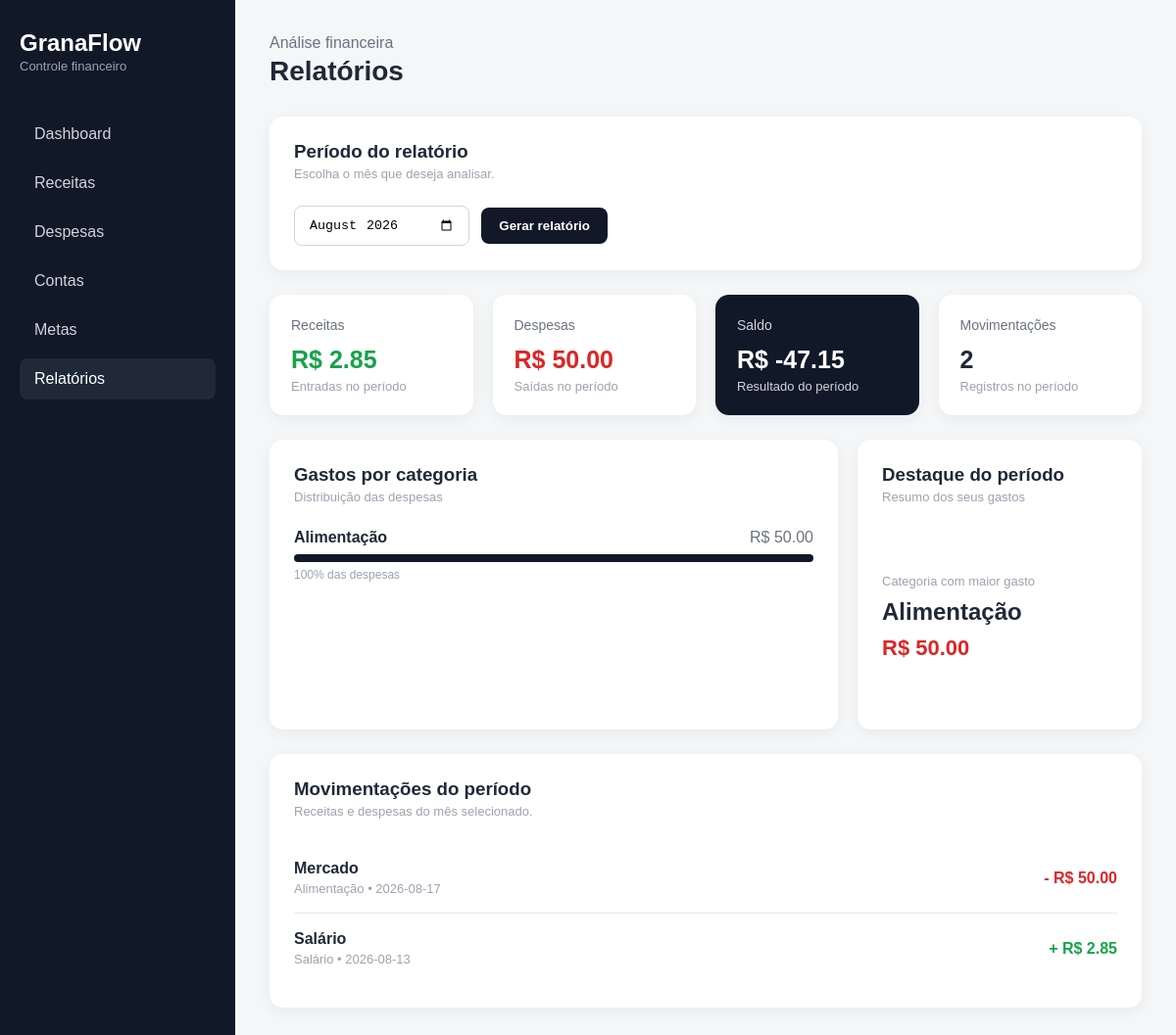
Page /relatorios (signed in) on the committed database.
### tables this page shows
CREATE TABLE despesas (
    id INTEGER PRIMARY KEY AUTOINCREMENT,
    usuario_id INTEGER NOT NULL,
    descricao TEXT NOT NULL,
    valor REAL NOT NULL,
    categoria TEXT NOT NULL,
    data DATE NOT NULL,
    data_cadastro DATETIME DEFAULT CURRENT_TIMESTAMP,

    FOREIGN KEY (usuario_id) REFERENCES usuarios(id)
);

CREATE TABLE receitas (
    id INTEGER PRIMARY KEY AUTOINCREMENT,
    usuario_id INTEGER NOT NULL,
    descricao TEXT NOT NULL,
    valor REAL NOT NULL,
    categoria TEXT NOT NULL,
    data DATE NOT NULL,
    data_cadastro DATETIME DEFAULT CURRENT_TIMESTAMP,

    FOREIGN KEY (usuario_id) REFERENCES usuarios(id)
);

### app.py (the view)
@app.route("/relatorios")
def relatorios():
    if "usuario_id" not in session:
        return redirect(url_for("login"))
    usuario_id = session["usuario_id"]
    mes = request.args.get("mes")
    if not mes:
        mes = datetime.now().strftime("%Y-%m")
    conexao = criar_conexao()
    cursor = conexao.cursor()
    resultado_receitas = cursor.execute(
        """
        SELECT COALESCE(SUM(valor), 0) AS total
        FROM receitas
        WHERE usuario_id = ?
        AND strftime('%Y-%m', data) = ?
        """,
        (usuario_id, mes)
    ).fetchone()
    total_receitas = resultado_receitas["total"]
    resultado_despesas = cursor.execute(
        """
        SELECT COALESCE(SUM(valor), 0) AS total
        FROM despesas
        WHERE usuario_id = ?
        AND strftime('%Y-%m', data) = ?
        """,
        (usuario_id, mes)
    ).fetchone()
    total_despesas = resultado_despesas["total"]
    saldo = total_receitas - total_despesas
    quantidade_receitas = cursor.execute(
        """
        SELECT COUNT(*) AS quantidade
        FROM receitas
        WHERE usuario_id = ?
        AND strftime('%Y-%m', data) = ?
        """,
        (usuario_id, mes)
    ).fetchone()["quantidade"]
    quantidade_despesas = cursor.execute(
        """
        SELECT COUNT(*) AS quantidade
        FROM despesas
        WHERE usuario_id = ?
        AND strftime('%Y-%m', data) = ?
        """,
        (usuario_id, mes)
    ).fetchone()["quantidade"]
    quantidade_movimentacoes = (
        quantidade_receitas +
        quantidade_despesas
    )
    categorias = cursor.execute(
        """
        SELECT
            categoria,
            SUM(valor) AS total
        FROM despesas
        WHERE usuario_id = ?
        AND strftime('%Y-%m', data) = ?
        GROUP BY categoria
        ORDER BY total DESC
        """,
        (usuario_id, mes)
    ).fetchall()
    maior_categoria = None
    if categorias:
        maior_categoria = categorias[0]
    movimentacoes = cursor.execute(
        """
        SELECT
            descricao,
            valor,
            categoria,
            data,
            'receita' AS tipo
        FROM receitas
        WHERE usuario_id = ?
        AND strftime('%Y-%m', data) = ?

        UNION ALL

        SELECT
            descricao,
            valor,
            categoria,
            data,
            'despesa' AS tipo
        FROM despesas
        WHERE usuario_id = ?
        AND strftime('%Y-%m', data) = ?

        ORDER BY data DESC
        """,
        (
            usuario_id,
            mes,
            usuario_id,
            mes
        )
    ).fetchall()
    conexao.close()
    return render_template(
        "relatorios.html",
        mes=mes,
        total_receitas=total_receitas,
        total_despesas=total_despesas,
        saldo=saldo,
        quantidade_movimentacoes=quantidade_movimentacoes,
        categorias=categorias,
        maior_categoria=maior_categoria,
        movimentacoes=movimentacoes
    )

### database/conexao.py (called while the page is built)
def criar_conexao():
    conexao = sqlite3.connect("granaflow.db")
    conexao.row_factory = sqlite3.Row
    return conexao

### templates/relatorios.html (shortened to what this page needs)
<!DOCTYPE html>
<html lang="pt-BR">
<head>
    <link
        rel="stylesheet"
        href="{{ url_for('static', filename='css/dashboard.css') }}"
    >
</head>
<body>
<div class="app">
    <aside class="sidebar">
        <div>
            <div class="logo">
                <h2>GranaFlow</h2>
                <span>Controle financeiro</span>
            </div>
            <nav>
                <a href="{{ url_for('dashboard') }}">
                    Dashboard
                </a>
                <a href="{{ url_for('receitas') }}">
                    Receitas
                </a>
                <a href="{{ url_for('despesas') }}">
                    Despesas
                </a>
                <a href="{{ url_for('contas') }}">
                    Contas
                </a>
                <a href="{{ url_for('metas') }}">
                    Metas
                </a>
                <a
                    href="{{ url_for('relatorios') }}"
                    class="active"
                >
                    Relatórios
                </a>
            </nav>
        </div>
    </aside>
    <main class="main-content">
        <header class="topbar">
            <div>
                <p class="welcome">
                    Análise financeira
                </p>
                <h1>
                    Relatórios
                </h1>
            </div>
        </header>
        <section class="panel">
            <div class="panel-header">
                <div>
                    <h3>Período do relatório</h3>
                    <p>
                        Escolha o mês que deseja analisar.
                    </p>
                </div>
            </div>
            <form
                method="GET"
                class="report-filter"
            >
                <input
                    type="month"
                    name="mes"
                    value="{{ mes }}"
                    required
                >
                <button type="submit">
                    Gerar relatório
                </button>
            </form>
        </section>
        <section class="cards report-cards">
            <div class="card">
                <span>
                    Receitas
                </span>
                <h2 class="positivo">
                    R$ {{ "%.2f"|format(total_receitas) }}
                </h2>
                <p>
                    Entradas no período
                </p>
            </div>
            <div class="card">
                <span>
                    Despesas
                </span>
                <h2 class="negativo">
                    R$ {{ "%.2f"|format(total_despesas) }}
                </h2>
                <p>
                    Saídas no período
                </p>
            </div>
            <div class="card saldo">
                <span>
                    Saldo
                </span>
                <h2>
                    R$ {{ "%.2f"|format(saldo) }}
                </h2>
                <p>
                    Resultado do período
                </p>
            </div>
            <div class="card">
                <span>
                    Movimentações
                </span>
                <h2>
                    {{ quantidade_movimentacoes }}
                </h2>
                <p>
                    Registros no período
                </p>
            </div>
        </section>
        <section class="dashboard-grid">
            <div class="panel">
                <div class="panel-header">
                    <div>
                        <h3>
                            Gastos por categoria
                        </h3>
                        <p>
                            Distribuição das despesas
                        </p>
                    </div>
                </div>
                {% if categorias %}
                    <div class="category-list">
                        {% for categoria in categorias %}
                            <div class="category">
                                <div>
                                    <strong>
                                        {{ categoria["categoria"] }}
                                    </strong>
                                    <span>
                                        R$ {{ "%.2f"|format(categoria["total"]) }}
                                    </span>
                                </div>
                                {% if total_despesas > 0 %}
                                    {% set porcentagem =
                                        (categoria["total"] / total_despesas) * 100
                                    %}
                                {% else %}
                                    {% set porcentagem = 0 %}
                                {% endif %}
                                <div class="progress">
                                    <div
                                        style="width: {{ porcentagem }}%;"
                                    ></div>
                                </div>
                                <small>
                                    {{ "%.0f"|format(porcentagem) }}%
                                    das despesas
                                </small>
                            </div>
                        {% endfor %}
                    </div>
                {% endif %}
            </div>
            <div class="panel">
                <div class="panel-header">
                    <div>
                        <h3>
                            Destaque do período
                        </h3>
                        <p>
                            Resumo dos seus gastos
                        </p>
                    </div>
                </div>
                {% if maior_categoria %}
                    <div class="report-highlight">
                        <span>
                            Categoria com maior gasto
                        </span>
                        <h3>
                            {{ maior_categoria["categoria"] }}
                        </h3>
                        <strong class="negativo">
                            R$ {{ "%.2f"|format(maior_categoria["total"]) }}
                        </strong>
                    </div>
                {% endif %}
            </div>
        </section>
        <section class="panel transactions">
            <div class="panel-header">
                <div>
                    <h3>
                        Movimentações do período
                    </h3>
                    <p>
                        Receitas e despesas do mês selecionado.
                    </p>
                </div>
            </div>
            {% if movimentacoes %}
                {% for movimento in movimentacoes %}
                    <div class="transaction">
                        <div>
                            <strong>
                                {{ movimento["descricao"] }}
                            </strong>
                            <span>
                                {{ movimento["categoria"] }}
                                •
                                {{ movimento["data"] }}
                            </span>
                        </div>
                        {% if movimento["tipo"] == "receita" %}
                            <strong class="positivo">
                                + R$ {{ "%.2f"|format(movimento["valor"]) }}
                            </strong>
                        {% else %}
                            <strong class="negativo">
                                - R$ {{ "%.2f"|format(movimento["valor"]) }}
                            </strong>
                        {% endif %}
                    </div>
                {% endfor %}
            {% endif %}
        </section>
    </main>
</div>
</body>
</html>

### static/css/dashboard.css (style rules this page uses)
* { margin: 0; padding: 0; box-sizing: border-box; }
body { font-family: Arial, sans-serif; background: #f4f6f8; color: #1f2937; }
.app { display: flex; min-height: 100vh; }
.sidebar { width: 240px; background: #111827; color: white; padding: 30px 20px; display: flex; flex-direction: column; justify-content: space-between; position: fixed; top: 0; left: 0; bottom: 0; }
.logo h2 { font-size: 24px; }
.logo span { color: #9ca3af; font-size: 13px; }
.sidebar nav { display: flex; flex-direction: column; gap: 8px; margin-top: 40px; }
.sidebar a { text-decoration: none; color: #d1d5db; padding: 12px 15px; border-radius: 8px; transition: 0.2s; }
.sidebar a:hover, .sidebar a.active { background: #1f2937; color: white; }
.main-content { margin-left: 240px; width: calc(100% - 240px); padding: 35px; }
.topbar { display: flex; justify-content: space-between; align-items: center; margin-bottom: 30px; }
.welcome { color: #6b7280; }
.topbar h1 { font-size: 28px; margin-top: 4px; }
.cards { display: grid; grid-template-columns: repeat(4, 1fr); gap: 20px; margin-bottom: 25px; }
.card { background: white; padding: 22px; border-radius: 14px; box-shadow: 0 4px 15px rgba(0, 0, 0, 0.05); }
.card span { color: #6b7280; font-size: 14px; }
.card h2 { margin: 12px 0 5px; font-size: 25px; }
.card p { color: #9ca3af; font-size: 13px; }
.saldo { background: #111827; color: white; }
.saldo span, .saldo p { color: #d1d5db; }
.positivo { color: #16a34a; }
.negativo { color: #dc2626; }
.dashboard-grid { display: grid; grid-template-columns: 2fr 1fr; gap: 20px; margin-bottom: 25px; }
.panel { background: white; padding: 25px; border-radius: 14px; box-shadow: 0 4px 15px rgba(0, 0, 0, 0.05); }
.panel-header { display: flex; justify-content: space-between; align-items: center; margin-bottom: 25px; }
.panel-header p { color: #9ca3af; font-size: 13px; margin-top: 4px; }
.category-list { display: flex; flex-direction: column; gap: 20px; }
.category > div:first-child { display: flex; justify-content: space-between; margin-bottom: 8px; }
.category span { color: #6b7280; }
.progress { width: 100%; height: 8px; background: #e5e7eb; border-radius: 10px; overflow: hidden; }
.progress div { height: 100%; background: #111827; }
.transactions { margin-bottom: 30px; }
.transaction { display: flex; justify-content: space-between; align-items: center; padding: 17px 0; border-bottom: 1px solid #e5e7eb; }
.transaction:last-child { border-bottom: none; }
.transaction div { display: flex; flex-direction: column; gap: 4px; }
.transaction span { color: #9ca3af; font-size: 13px; }
.category small { display: block; margin-top: 6px; color: #9ca3af; font-size: 12px; }
.report-filter { display: flex; gap: 12px; align-items: center; }
.report-filter input { padding: 11px 14px; border: 1px solid #d1d5db; border-radius: 8px; background: white; }
.report-filter button { padding: 11px 18px; border: none; border-radius: 8px; background: #111827; color: white; font-weight: bold; cursor: pointer; }
.report-cards { margin-top: 25px; }
.report-highlight { min-height: 180px; display: flex; flex-direction: column; justify-content: center; gap: 10px; }
.report-highlight span { color: #9ca3af; font-size: 13px; }
.report-highlight h3 { font-size: 24px; }
.report-highlight strong { font-size: 22px; }

### rows in the picture
despesas: categoria "Alimentação", total "50.00", {{ porcentagem }} 100.0 (drawn), porcentagem "100", descricao "Mercado", data "2026-08-17", valor "50.00"
receitas: descricao "Salário", categoria "Salário", data "2026-08-13", valor "2.85"

### other values in the picture
{{ "%.2f"|format(total_receitas) }} "2.85"
{{ "%.2f"|format(total_despesas) }} "50.00"
{{ "%.2f"|format(saldo) }} "-47.15"
{{ quantidade_movimentacoes }} "2"
{{ "%.2f"|format(maior_categoria["total"]) }} "50.00"
